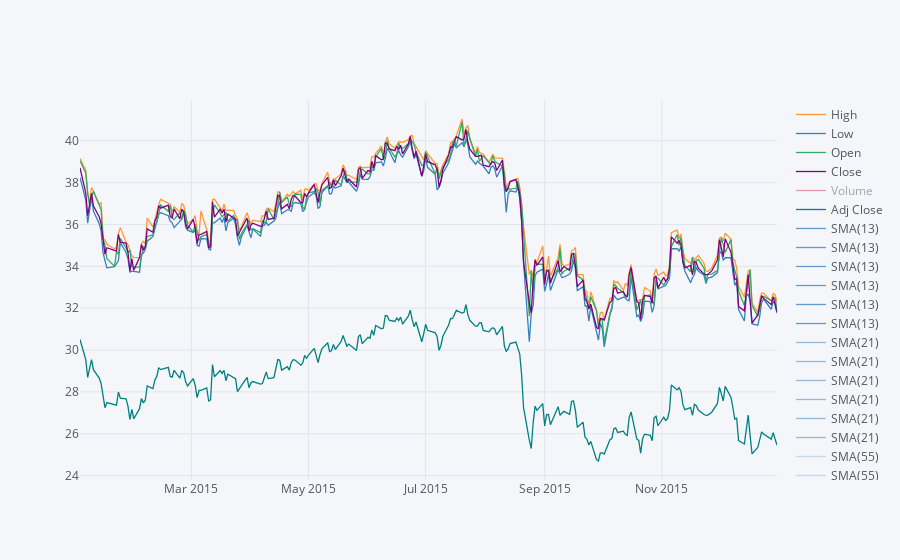

The cell this chart's notebook holds for it:
### Markdown cell above
** Use .ta_plot(study='sma') to create a Simple Moving Averages plot of Morgan Stanley for the year 2015.**

### Code cell
bank_stocks[(bank_stocks.index >= '2015-01-01') & (bank_stocks.index <= '2016-01-01')]['MS'].ta_plot(periods=[13,21,55], study='sma')

### Figure 1 — Plotly figure (JSON) as saved in the notebook; plotly's stock layout.template omitted (floating-point values rounded to 4 significant figures; data arrays with more than 128 entries replaced by an {"elided": "..."} marker saying what was removed)
{"data": [{"line": {"color": "rgba(255, 153, 51, 1.0)", "dash": "solid", "shape": "linear", "width": 1.3}, "mode": "lines", "name": "High", "text": "", "type": "scatter", "x": {"elided": "252 str values"}, "y": {"elided": "252 float values"}}, {"line": {"color": "rgba(55, 128, 191, 1.0)", "dash": "solid", "shape": "linear", "width": 1.3}, "mode": "lines", "name": "Low", "text": "", "type": "scatter", "x": {"elided": "252 str values"}, "y": {"elided": "252 float values"}}, {"line": {"color": "rgba(50, 171, 96, 1.0)", "dash": "solid", "shape": "linear", "width": 1.3}, "mode": "lines", "name": "Open", "text": "", "type": "scatter", "x": {"elided": "252 str values"}, "y": {"elided": "252 float values"}}, {"line": {"color": "rgba(128, 0, 128, 1.0)", "dash": "solid", "shape": "linear", "width": 1.3}, "mode": "lines", "name": "Close", "text": "", "type": "scatter", "x": {"elided": "252 str values"}, "y": {"elided": "252 float values"}}, {"line": {"color": "rgba(219, 64, 82, 1.0)", "dash": "solid", "shape": "linear", "width": 1.3}, "mode": "lines", "name": "Volume", "text": "", "type": "scatter", "visible": "legendonly", "x": {"elided": "252 str values"}, "y": {"elided": "252 int values"}}, {"line": {"color": "rgba(0, 128, 128, 1.0)", "dash": "solid", "shape": "linear", "width": 1.3}, "mode": "lines", "name": "Adj Close", "text": "", "type": "scatter", "x": {"elided": "252 str values"}, "y": {"elided": "252 float values"}}, {"line": {"color": "rgba(55, 128, 191, 0.7777777777777777)", "dash": "solid", "shape": "linear", "width": 1.3}, "mode": "lines", "name": "SMA(13)", "text": "", "type": "scatter", "x": {"elided": "252 str values"}, "y": {"elided": "252x6 mixed values"}}, {"line": {"color": "rgba(55, 128, 191, 0.7777777777777777)", "dash": "solid", "shape": "linear", "width": 1.3}, "mode": "lines", "name": "SMA(13)", "text": "", "type": "scatter", "x": {"elided": "252 str values"}, "y": {"elided": "252x6 mixed values"}}, {"line": {"color": "rgba(55, 128, 191, 0.7777777777777777)", "dash": "solid", "shape": "linear", "width": 1.3}, "mode": "lines", "name": "SMA(13)", "text": "", "type": "scatter", "x": {"elided": "252 str values"}, "y": {"elided": "252x6 mixed values"}}, {"line": {"color": "rgba(55, 128, 191, 0.7777777777777777)", "dash": "solid", "shape": "linear", "width": 1.3}, "mode": "lines", "name": "SMA(13)", "text": "", "type": "scatter", "x": {"elided": "252 str values"}, "y": {"elided": "252x6 mixed values"}}, {"line": {"color": "rgba(55, 128, 191, 0.7777777777777777)", "dash": "solid", "shape": "linear", "width": 1.3}, "mode": "lines", "name": "SMA(13)", "text": "", "type": "scatter", "x": {"elided": "252 str values"}, "y": {"elided": "252x6 mixed values"}}, {"line": {"color": "rgba(55, 128, 191, 0.7777777777777777)", "dash": "solid", "shape": "linear", "width": 1.3}, "mode": "lines", "name": "SMA(13)", "text": "", "type": "scatter", "x": {"elided": "252 str values"}, "y": {"elided": "252x6 mixed values"}}, {"line": {"color": "rgba(55, 128, 191, 0.5111111111111111)", "dash": "solid", "shape": "linear", "width": 1.3}, "mode": "lines", "name": "SMA(21)", "text": "", "type": "scatter", "x": {"elided": "252 str values"}, "y": {"elided": "252x6 mixed values"}}, {"line": {"color": "rgba(55, 128, 191, 0.5111111111111111)", "dash": "solid", "shape": "linear", "width": 1.3}, "mode": "lines", "name": "SMA(21)", "text": "", "type": "scatter", "x": {"elided": "252 str values"}, "y": {"elided": "252x6 mixed values"}}, {"line": {"color": "rgba(55, 128, 191, 0.5111111111111111)", "dash": "solid", "shape": "linear", "width": 1.3}, "mode": "lines", "name": "SMA(21)", "text": "", "type": "scatter", "x": {"elided": "252 str values"}, "y": {"elided": "252x6 mixed values"}}, {"line": {"color": "rgba(55, 128, 191, 0.5111111111111111)", "dash": "solid", "shape": "linear", "width": 1.3}, "mode": "lines", "name": "SMA(21)", "text": "", "type": "scatter", "x": {"elided": "252 str values"}, "y": {"elided": "252x6 mixed values"}}, {"line": {"color": "rgba(55, 128, 191, 0.5111111111111111)", "dash": "solid", "shape": "linear", "width": 1.3}, "mode": "lines", "name": "SMA(21)", "text": "", "type": "scatter", "x": {"elided": "252 str values"}, "y": {"elided": "252x6 mixed values"}}, {"line": {"color": "rgba(55, 128, 191, 0.5111111111111111)", "dash": "solid", "shape": "linear", "width": 1.3}, "mode": "lines", "name": "SMA(21)", "text": "", "type": "scatter", "x": {"elided": "252 str values"}, "y": {"elided": "252x6 mixed values"}}, {"line": {"color": "rgba(55, 128, 191, 0.2444444444444443)", "dash": "solid", "shape": "linear", "width": 1.3}, "mode": "lines", "name": "SMA(55)", "text": "", "type": "scatter", "x": {"elided": "252 str values"}, "y": {"elided": "252x6 mixed values"}}, {"line": {"color": "rgba(55, 128, 191, 0.2444444444444443)", "dash": "solid", "shape": "linear", "width": 1.3}, "mode": "lines", "name": "SMA(55)", "text": "", "type": "scatter", "x": {"elided": "252 str values"}, "y": {"elided": "252x6 mixed values"}}, {"line": {"color": "rgba(55, 128, 191, 0.2444444444444443)", "dash": "solid", "shape": "linear", "width": 1.3}, "mode": "lines", "name": "SMA(55)", "text": "", "type": "scatter", "x": {"elided": "252 str values"}, "y": {"elided": "252x6 mixed values"}}, {"line": {"color": "rgba(55, 128, 191, 0.2444444444444443)", "dash": "solid", "shape": "linear", "width": 1.3}, "mode": "lines", "name": "SMA(55)", "text": "", "type": "scatter", "x": {"elided": "252 str values"}, "y": {"elided": "252x6 mixed values"}}, {"line": {"color": "rgba(55, 128, 191, 0.2444444444444443)", "dash": "solid", "shape": "linear", "width": 1.3}, "mode": "lines", "name": "SMA(55)", "text": "", "type": "scatter", "x": {"elided": "252 str values"}, "y": {"elided": "252x6 mixed values"}}, {"line": {"color": "rgba(55, 128, 191, 0.2444444444444443)", "dash": "solid", "shape": "linear", "width": 1.3}, "mode": "lines", "name": "SMA(55)", "text": "", "type": "scatter", "x": {"elided": "252 str values"}, "y": {"elided": "252x6 mixed values"}}], "layout": {"autosize": true, "legend": {"bgcolor": "#F5F6F9", "font": {"color": "#4D5663"}}, "paper_bgcolor": "#F5F6F9", "plot_bgcolor": "#F5F6F9", "title": {"font": {"color": "#4D5663"}}, "xaxis": {"autorange": true, "gridcolor": "#E1E5ED", "range": ["2015-01-02", "2015-12-31"], "showgrid": true, "tickfont": {"color": "#4D5663"}, "title": {"font": {"color": "#4D5663"}, "text": ""}, "type": "date", "zerolinecolor": "#E1E5ED"}, "yaxis": {"autorange": true, "gridcolor": "#E1E5ED", "range": [23.79, 41.95], "showgrid": true, "tickfont": {"color": "#4D5663"}, "title": {"font": {"color": "#4D5663"}, "text": ""}, "type": "linear", "zerolinecolor": "#E1E5ED"}}}
